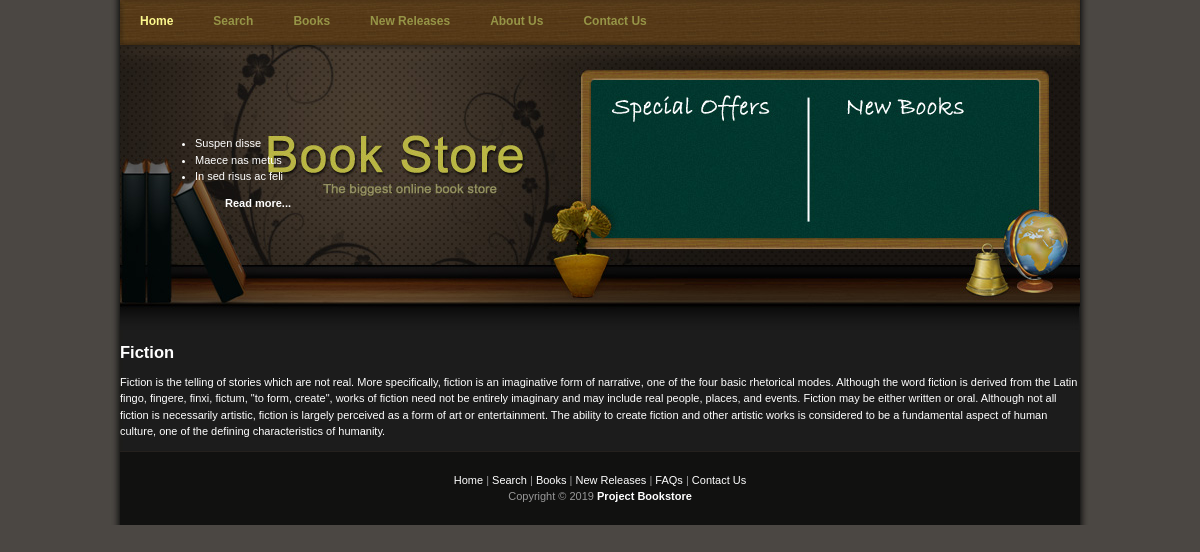
Screenshot of /tag.php?tag=Fiction with the database file from the repository.
### tables this page shows
CREATE TABLE IF NOT EXISTS `tag` (
  `name` varchar(20) NOT NULL,
  `description` text NOT NULL
);

### lib/sanitizers_validators.php (called while the page is built)
<?php
function sanitizeName($name) {
    return $name;
}
?>

### tag.php (the view, shortened to what this page needs)
<?php
    require_once "templates/header.html.php";
?>
<?php
require "lib/sanitizers_validators.php";
$tag = sanitizeName($_GET["tag"]);
$tag_query = "SELECT name,description FROM bookstore.tag WHERE name = '{$tag}'";
$tags = $connection->query($tag_query)->fetch_assoc();
?>
<div id="tag">
    <div id="tag-name">
        <h2> <?php echo $tags["name"]; ?></h2>
        <div class="tag-description">
            <?php
            echo $tags["description"];
            ?>
        </div>
    </div>
</div>
<?php
require_once "templates/footer.html.php"
?>

### assets/css/common_style.css (style rules this page uses)
body { margin: 0; padding: 0; line-height: 1.5em; font-family: Verdana, Arial, san-serif; font-size: 11px; color: #ffffff; background: #4b4743; }

### rows the page displays
tag: name "Fiction", description "Fiction is the telling of stories which are not real. More specifically, fiction is an imaginative form of narrative, one of the four basic rhetorical modes. Although the word fiction is derived from the Latin fingo, fingere, finxi, fictum, \"to form, create\", works of fiction need not be entirely imaginary and may include real people, places, and events. Fiction may be either written or oral. Although not all fiction is necessarily artistic, fiction is largely perceived as a form of art or entertainment. The ability to create fiction and other artistic works is considered to be a fundamental aspect of human culture, one of the defining characteristics of humanity."
